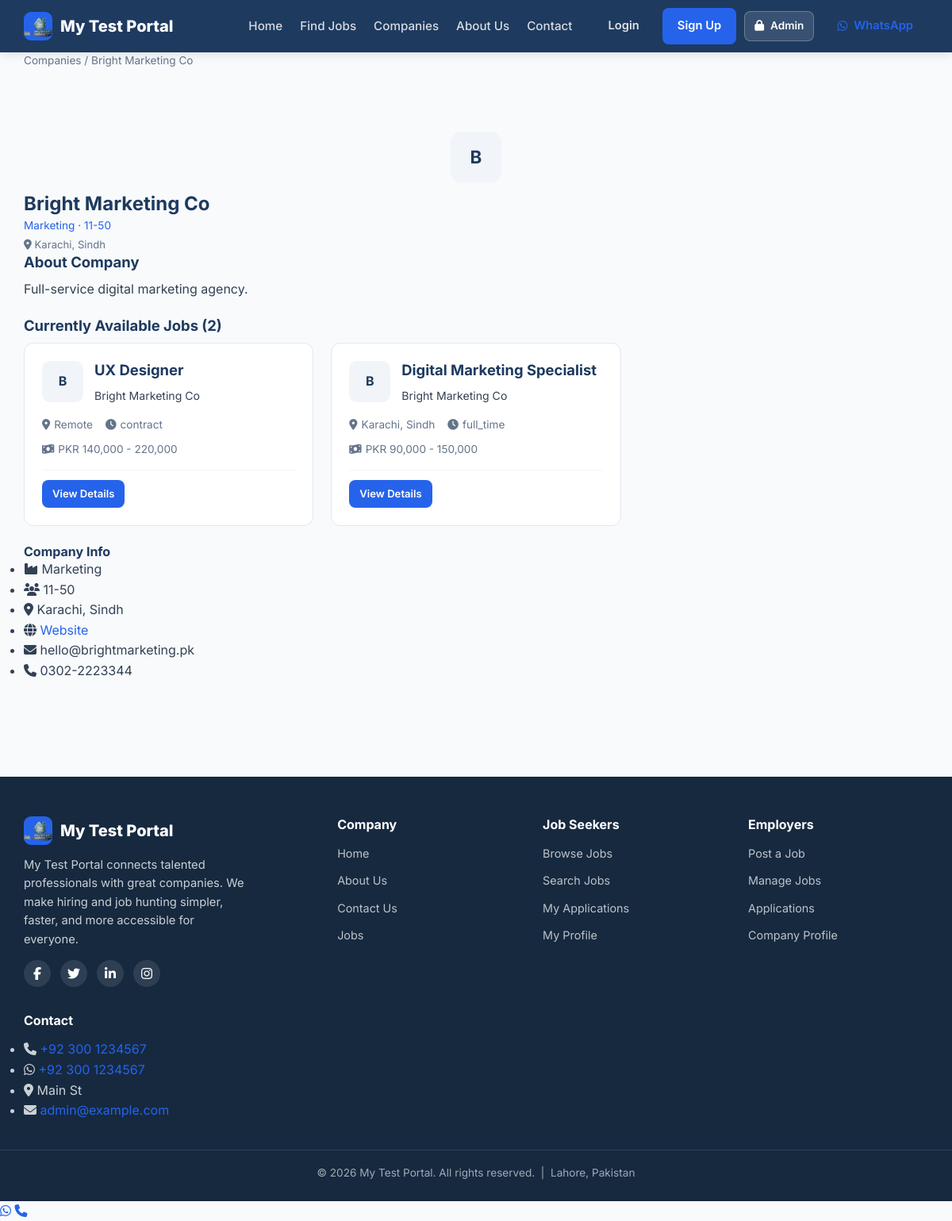
Page /company/2 on the committed database.
### app/models/site_setting.py (models this page shows, shortened)
class SiteSetting(db.Model):
    __tablename__ = "site_settings"
    id = db.Column(db.Integer, primary_key=True)
    key = db.Column(db.String(80), unique=True, nullable=False, index=True)
    value = db.Column(db.Text, nullable=True)
    label = db.Column(db.String(120), nullable=True)
    group = db.Column(db.String(40), nullable=False, default="general")
    @classmethod
    def get_all(cls):
        return {s.key: s.value for s in cls.query.all()}

### app/models/employer.py (models this page shows, shortened)
class Employer(db.Model):
    __tablename__ = "employers"
    id = db.Column(db.Integer, primary_key=True)
    user_id = db.Column(
        db.Integer, db.ForeignKey("users.id", ondelete="CASCADE"),
        unique=True, nullable=False, index=True
    )
    company_name = db.Column(db.String(150), nullable=False)
    company_logo = db.Column(db.String(255), nullable=True)
    industry = db.Column(db.String(100), nullable=True)
    description = db.Column(db.Text, nullable=True)
    company_size = db.Column(db.String(50), nullable=True)
    location = db.Column(db.String(120), nullable=True)
    website = db.Column(db.String(200), nullable=True)
    contact_email = db.Column(db.String(150), nullable=True)
    phone = db.Column(db.String(30), nullable=True)
    approval_status = db.Column(
        db.String(20), default=EMPLOYER_PENDING, nullable=False, index=True
    )
    is_active = db.Column(db.Boolean, default=True, nullable=False)
    created_at = db.Column(db.DateTime, default=datetime.utcnow, nullable=False)
    updated_at = db.Column(
        db.DateTime, default=datetime.utcnow, onupdate=datetime.utcnow, nullable=False
    )
    company_id = db.Column(
        db.Integer, db.ForeignKey("companies.id", ondelete="SET NULL"),
        nullable=True, index=True
    )
    user = db.relationship("User", back_populates="employer")
    company = db.relationship("Company", back_populates="employer")
    jobs = db.relationship(
        "Job", back_populates="employer", cascade="all, delete-orphan"
    )

### app/models/job.py (models this page shows, shortened)
class Job(db.Model):
    __tablename__ = "jobs"
    id = db.Column(db.Integer, primary_key=True)
    employer_id = db.Column(
        db.Integer, db.ForeignKey("employers.id", ondelete="CASCADE"),
        nullable=False, index=True
    )
    company_id = db.Column(
        db.Integer, db.ForeignKey("companies.id", ondelete="SET NULL"),
        nullable=True, index=True
    )
    category_id = db.Column(
        db.Integer, db.ForeignKey("job_categories.id"), nullable=True, index=True
    )
    title = db.Column(db.String(200), nullable=False, index=True)
    description = db.Column(db.Text, nullable=False)
    responsibilities = db.Column(db.Text, nullable=True)
    requirements = db.Column(db.Text, nullable=True)
    skills = db.Column(db.Text, nullable=True)
    education = db.Column(db.String(200), nullable=True)
    experience = db.Column(db.String(50), nullable=True)
    salary = db.Column(db.String(100), nullable=True)
    salary_min = db.Column(db.Integer, nullable=True)
    salary_max = db.Column(db.Integer, nullable=True)
    currency = db.Column(db.String(10), nullable=True, default="PKR")
    location = db.Column(db.String(120), nullable=False, index=True)
    employment_type = db.Column(db.String(30), nullable=False)
    deadline = db.Column(db.Date, nullable=True)
    benefits = db.Column(db.Text, nullable=True)
    status = db.Column(db.String(20), default=JOB_PENDING, nullable=False, index=True)
    is_featured = db.Column(db.Boolean, default=False, nullable=False)
    created_at = db.Column(db.DateTime, default=datetime.utcnow, nullable=False, index=True)
    updated_at = db.Column(
        db.DateTime, default=datetime.utcnow, onupdate=datetime.utcnow, nullable=False
    )
    employer = db.relationship("Employer", back_populates="jobs")
    company = db.relationship("Company", back_populates="jobs")
    category = db.relationship("JobCategory", back_populates="jobs")
    applications = db.relationship(
        "Application", back_populates="job", cascade="all, delete-orphan"
    )
    saved_by = db.relationship(
        "SavedJob", back_populates="job", cascade="all, delete-orphan"
    )

### app/routes/public/__init__.py (the view)
@bp.route("/company/<int:employer_id>")
def company_detail(employer_id):
    employer = Employer.query.get_or_404(employer_id)
    if employer.approval_status != EMPLOYER_APPROVED or not employer.is_active:
        abort(404)
    company_jobs = (
        _public_jobs_query().filter(Job.employer_id == employer.id)
        .order_by(Job.created_at.desc()).all()
    )
    return render_template(
        "public/company_detail.html", employer=employer,
        company_jobs=company_jobs, title=employer.company_name,
    )

### app/templates/public/company_detail.html
{% extends "base.html" %}
{% from "partials/helpers.html" import upload_url, status_badge %}
{% block content %}
<section class="page-header">
    <div class="container">
        <nav class="breadcrumb">
            <a href="{{ url_for('public.companies') }}">Companies</a> <span>/</span> {{ employer.company_name }}
        </nav>
    </div>
</section>
<section class="section">
    <div class="container company-detail-layout">
        <div class="company-detail-main">
            <div class="company-banner">
                <div class="company-logo lg">
                    {% if employer.company_logo %}<img src="{{ upload_url(employer.company_logo) }}">{% else %}<span>{{ employer.company_name[:1] }}</span>{% endif %}
                </div>
                <div>
                    <h1>{{ employer.company_name }}</h1>
                    <p class="company-industry">{{ employer.industry or '—' }} · {{ employer.company_size or '' }}</p>
                    <p class="company-loc"><i class="fa-solid fa-location-dot"></i> {{ employer.location or '—' }}</p>
                </div>
            </div>
            {% if employer.description %}
            <div class="job-section">
                <h3>About Company</h3>
                <p>{{ employer.description|nl2br }}</p>
            </div>
            {% endif %}
            <div class="job-section">
                <h3>Currently Available Jobs ({{ company_jobs|length }})</h3>
                {% if company_jobs %}
                <div class="job-grid">
                    {% for job in company_jobs %}
                    <div class="job-card">
                        <div class="job-card-top">
                            <div class="job-logo"><span>{{ employer.company_name[:1] }}</span></div>
                            <div class="job-card-head">
                                <h3><a href="{{ url_for('public.job_detail', job_id=job.id) }}">{{ job.title }}</a></h3>
                                <p class="job-company">{{ employer.company_name }}</p>
                            </div>
                        </div>
                        <div class="job-meta">
                            <span><i class="fa-solid fa-location-dot"></i> {{ job.location }}</span>
                            <span><i class="fa-solid fa-clock"></i> {{ job.employment_type }}</span>
                            <span><i class="fa-solid fa-money-bill-wave"></i> {{ job.salary or 'Negotiable' }}</span>
                        </div>
                        <div class="job-card-bottom">
                            <a href="{{ url_for('public.job_detail', job_id=job.id) }}" class="btn btn-primary btn-sm">View Details</a>
                        </div>
                    </div>
                    {% endfor %}
                </div>
                {% else %}
                <div class="empty-state"><i class="fa-solid fa-briefcase"></i><p>No open positions right now.</p></div>
                {% endif %}
            </div>
        </div>
        <aside class="company-detail-side">
            <div class="side-card">
                <h4>Company Info</h4>
                <ul class="overview-list">
                    <li><i class="fa-solid fa-industry"></i> <span>{{ employer.industry or '—' }}</span></li>
                    <li><i class="fa-solid fa-users"></i> <span>{{ employer.company_size or '—' }}</span></li>
                    <li><i class="fa-solid fa-location-dot"></i> <span>{{ employer.location or '—' }}</span></li>
                    {% if employer.website %}<li><i class="fa-solid fa-globe"></i> <a href="{{ employer.website }}" target="_blank">Website</a></li>{% endif %}
                    {% if employer.contact_email %}<li><i class="fa-solid fa-envelope"></i> <span>{{ employer.contact_email }}</span></li>{% endif %}
                    {% if employer.phone %}<li><i class="fa-solid fa-phone"></i> <span>{{ employer.phone }}</span></li>{% endif %}
                </ul>
            </div>
        </aside>
    </div>
</section>
{% endblock %}

### app/templates/partials/navbar.html (shortened to what this page needs)
<nav class="navbar">
    <div class="container navbar-inner">
        <a href="{{ url_for('public.index') }}" class="brand">
            <span class="brand-logo"><img src="{{ url_for('static', filename='images/logo.webp') }}" alt="{{ site.SITE_NAME }} logo" class="brand-logo-img"></span>
            <span class="brand-name">{{ site.SITE_NAME }}</span>
        </a>
        <div class="nav-menu" id="navMenu">
            <ul class="nav-links">
                <li><a href="{{ url_for('public.index') }}" class="{% if request.endpoint == 'public.index' %}active{% endif %}">Home</a></li>
                <li><a href="{{ url_for('public.jobs') }}" class="{% if request.endpoint == 'public.jobs' %}active{% endif %}">Find Jobs</a></li>
                <li><a href="{{ url_for('public.companies') }}" class="{% if request.endpoint == 'public.companies' %}active{% endif %}">Companies</a></li>
                <li><a href="{{ url_for('public.about') }}" class="{% if request.endpoint == 'public.about' %}active{% endif %}">About Us</a></li>
                <li><a href="{{ url_for('public.contact') }}" class="{% if request.endpoint == 'public.contact' %}active{% endif %}">Contact</a></li>
            </ul>
            <div class="nav-auth">
                {% if current_user.is_authenticated %}
                    {% set dash = url_for('seeker.dashboard') %}
                    {% if current_user.is_admin %}{% set dash = url_for('admin.dashboard') %}{% endif %}
                    {% if current_user.is_employer %}{% set dash = url_for('employer.dashboard') %}{% endif %}
                    <a href="{{ dash }}" class="btn btn-ghost">Dashboard</a>
                    {% if current_user.is_jobseeker %}
                        <a href="{{ url_for('seeker.profile') }}" class="btn btn-ghost">Profile</a>
                    {% elif current_user.is_employer %}
                        <a href="{{ url_for('employer.company_profile') }}" class="btn btn-ghost">Company</a>
                    {% else %}
                        <a href="{{ url_for('admin.dashboard') }}" class="btn btn-ghost">Admin</a>
                    {% endif %}
                    <a href="{{ url_for('auth.logout') }}" class="btn btn-outline">Logout</a>
                {% else %}
                    <a href="{{ url_for('auth.login') }}" class="btn btn-ghost">Login</a>
                    <a href="{{ url_for('auth.register') }}" class="btn btn-primary">Sign Up</a>
                    <a href="{{ url_for('auth.login') }}" class="btn btn-admin-login" title="Admin Login"><i class="fa-solid fa-lock"></i> Admin</a>
                {% endif %}
                <a href="{{ site.SITE_WHATSAPP_HREF }}?text={{ site.SITE_WHATSAPP_MESSAGE|urlencode }}" target="_blank" rel="noopener" class="btn btn-whatsapp" title="Chat on WhatsApp">
                    <i class="fa-brands fa-whatsapp"></i> WhatsApp
                </a>
            </div>
        </div>
    </div>
</nav>

### app/templates/partials/footer.html
<footer class="footer">
    <div class="container footer-grid">
        <div class="footer-col footer-brand">
            <div class="brand">
                <span class="brand-logo"><img src="{{ url_for('static', filename='images/logo.webp') }}" alt="{{ site.SITE_NAME }} logo" class="brand-logo-img"></span>
                <span class="brand-name">{{ site.SITE_NAME }}</span>
            </div>
            <p class="footer-about">{{ site.SITE_NAME }} connects talented professionals with great companies. We make hiring and job hunting simpler, faster, and more accessible for everyone.</p>
            <div class="footer-social">
                <a href="{{ site.SITE_FACEBOOK_URL }}" aria-label="Facebook" target="_blank" rel="noopener"><i class="fa-brands fa-facebook-f"></i></a>
                <a href="{{ site.SITE_TWITTER_URL }}" aria-label="Twitter" target="_blank" rel="noopener"><i class="fa-brands fa-twitter"></i></a>
                <a href="{{ site.SITE_LINKEDIN_URL }}" aria-label="LinkedIn" target="_blank" rel="noopener"><i class="fa-brands fa-linkedin-in"></i></a>
                <a href="{{ site.SITE_INSTAGRAM_URL }}" aria-label="Instagram" target="_blank" rel="noopener"><i class="fa-brands fa-instagram"></i></a>
            </div>
        </div>
        <div class="footer-col">
            <h4>Company</h4>
            <ul class="footer-links">
                <li><a href="{{ url_for('public.index') }}">Home</a></li>
                <li><a href="{{ url_for('public.about') }}">About Us</a></li>
                <li><a href="{{ url_for('public.contact') }}">Contact Us</a></li>
                <li><a href="{{ url_for('public.jobs') }}">Jobs</a></li>
            </ul>
        </div>
        <div class="footer-col">
            <h4>Job Seekers</h4>
            <ul class="footer-links">
                <li><a href="{{ url_for('public.jobs') }}">Browse Jobs</a></li>
                <li><a href="{{ url_for('public.jobs') }}">Search Jobs</a></li>
                {% if current_user.is_authenticated and current_user.is_jobseeker %}
                    <li><a href="{{ url_for('seeker.applications') }}">My Applications</a></li>
                    <li><a href="{{ url_for('seeker.profile') }}">My Profile</a></li>
                {% else %}
                    <li><a href="{{ url_for('auth.register') }}">My Applications</a></li>
                    <li><a href="{{ url_for('auth.register') }}">My Profile</a></li>
                {% endif %}
            </ul>
        </div>
        <div class="footer-col">
            <h4>Employers</h4>
            <ul class="footer-links">
                {% if current_user.is_authenticated and current_user.is_employer %}
                    <li><a href="{{ url_for('employer.jobs') }}">Post a Job</a></li>
                    <li><a href="{{ url_for('employer.jobs') }}">Manage Jobs</a></li>
                    <li><a href="{{ url_for('employer.applications') }}">Applications</a></li>
                    <li><a href="{{ url_for('employer.company_profile') }}">Company Profile</a></li>
                {% else %}
                    <li><a href="{{ url_for('auth.register') }}">Post a Job</a></li>
                    <li><a href="{{ url_for('auth.register') }}">Manage Jobs</a></li>
                    <li><a href="{{ url_for('auth.register') }}">Applications</a></li>
                    <li><a href="{{ url_for('auth.register') }}">Company Profile</a></li>
                {% endif %}
            </ul>
        </div>
        <div class="footer-col">
            <h4>Contact</h4>
            <ul class="footer-contact">
                <li><i class="fa-solid fa-phone"></i> <a href="{{ site.SITE_PHONE_HREF }}">{{ site.SITE_PHONE_DISPLAY }}</a></li>
                <li><i class="fa-brands fa-whatsapp"></i> <a href="{{ site.SITE_WHATSAPP_HREF }}">{{ site.SITE_WHATSAPP_NUMBER }}</a></li>
                <li><i class="fa-solid fa-location-dot"></i> {{ site.SITE_ADDRESS }}</li>
                <li><i class="fa-solid fa-envelope"></i> <a href="mailto:{{ site.SITE_EMAIL }}">{{ site.SITE_EMAIL }}</a></li>
            </ul>
        </div>
    </div>
    <div class="footer-bottom">
        <div class="container">
            <p>&copy; {{ current_year }} {{ site.SITE_NAME }}. All rights reserved. &nbsp;|&nbsp; {{ site.SITE_CITY }}, {{ site.SITE_COUNTRY }}</p>
        </div>
    </div>
</footer>

### rows in the picture
SiteSetting: SITE_NAME "My Test Portal"
Employer: company_name "Bright Marketing Co", company_name "B", industry "Marketing", company_size "11-50", location "Karachi, Sindh", description "Full-service digital marketing agency.", contact_email "hello@brightmarketing.pk", phone "0302-2223344"
Job: title "UX Designer", location "Remote", employment_type "contract", salary "PKR 140,000 - 220,000"
Job: title "Digital Marketing Specialist", location "Karachi, Sindh", employment_type "full_time", salary "PKR 90,000 - 150,000"
SiteSetting: SITE_PHONE_DISPLAY "+92 300 1234567"
SiteSetting: SITE_WHATSAPP_NUMBER "+92 300 1234567"
SiteSetting: SITE_ADDRESS "Main St"
SiteSetting: SITE_EMAIL "admin@example.com"
SiteSetting: SITE_CITY "Lahore"
SiteSetting: SITE_COUNTRY "Pakistan"

### other values in the picture
{{ company_jobs|length }} "2"
{{ current_year }} "2026"
